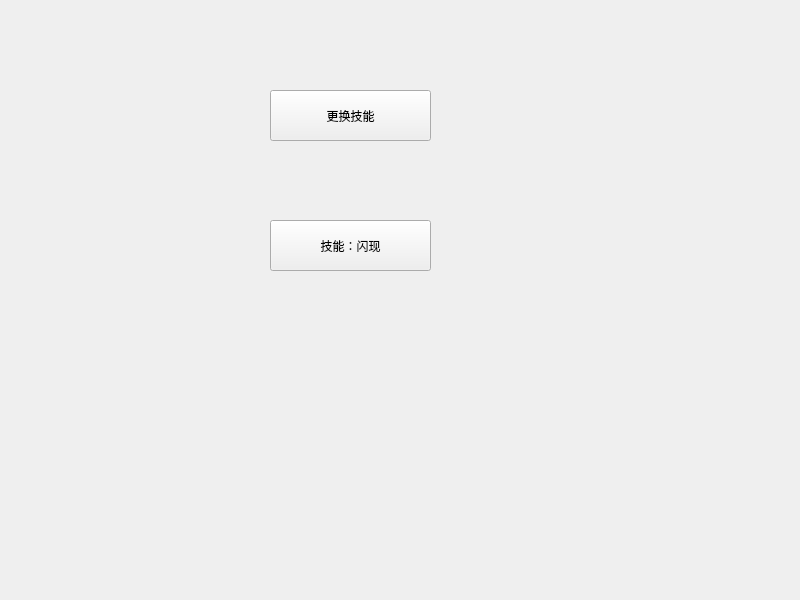
<?xml version="1.0" encoding="UTF-8"?>
<ui version="4.0">
 <class>Widget</class>
 <widget class="QWidget" name="Widget">
  <property name="geometry">
   <rect>
    <x>0</x>
    <y>0</y>
    <width>800</width>
    <height>600</height>
   </rect>
  </property>
  <property name="windowTitle">
   <string>Widget</string>
  </property>
  <widget class="QPushButton" name="pushButton">
   <property name="geometry">
    <rect>
     <x>270</x>
     <y>90</y>
     <width>161</width>
     <height>51</height>
    </rect>
   </property>
   <property name="text">
    <string>更换技能</string>
   </property>
  </widget>
  <widget class="QPushButton" name="pushButton_2">
   <property name="geometry">
    <rect>
     <x>270</x>
     <y>220</y>
     <width>161</width>
     <height>51</height>
    </rect>
   </property>
   <property name="text">
    <string>技能：闪现</string>
   </property>
  </widget>
 </widget>
 <resources/>
 <connections/>
</ui>
